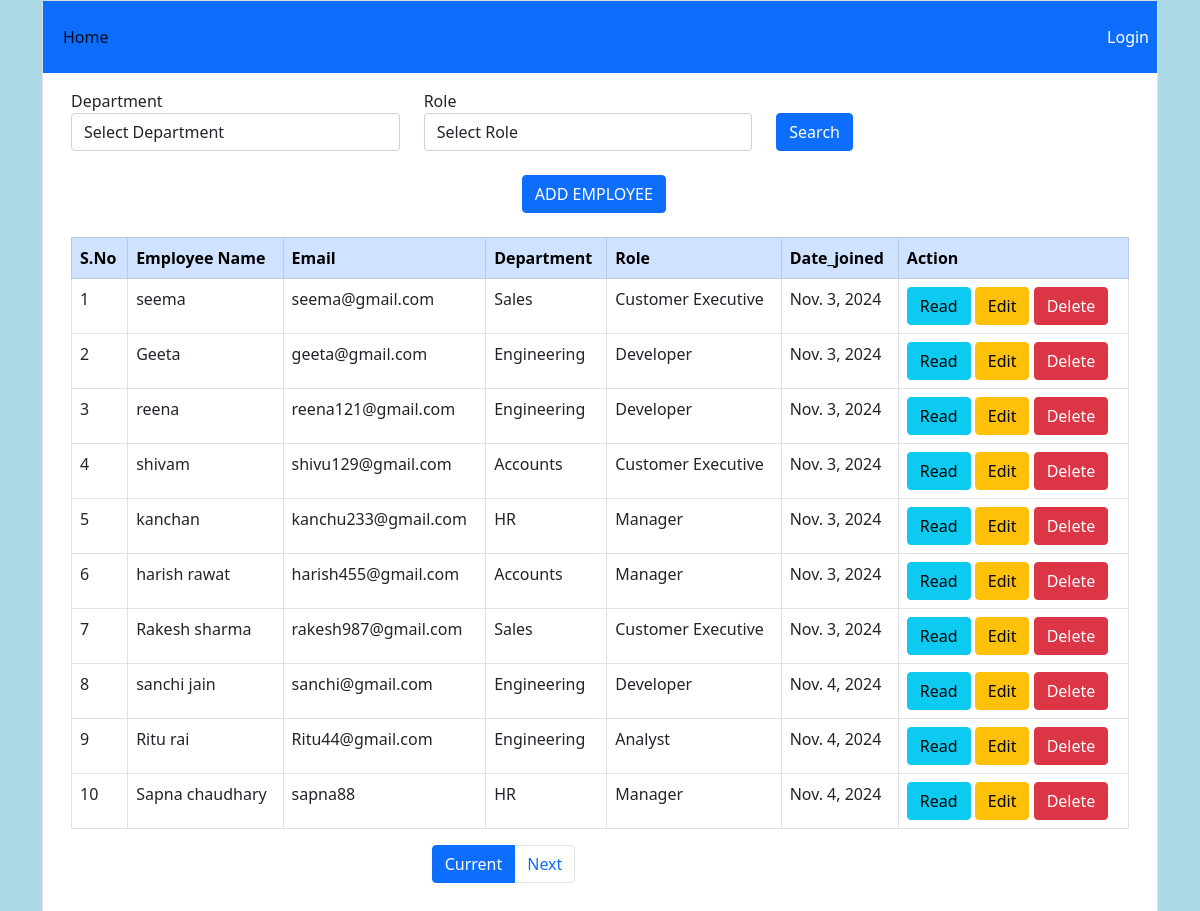
The page /emp/ind/ on the database its author committed.
### Employees/models.py (models this page shows)
class Emp(models.Model):
    name=models.CharField(max_length=100)
    email=models.CharField(max_length=300)
    department=models.CharField(max_length=100,choices=dept_choices,default=None)
    role=models.CharField(max_length=100,choices=role_choices,default=None)
    date_joined=models.DateField(auto_now_add=True)

### Employees/views.py (the view)
# urls.py: path("ind/",views.index,name="index"),
def index(request):
    employees_=Emp.objects.order_by("-id")
    department=request.GET.get('department')
    role=request.GET.get('role')
    employees_=Emp.objects.all()
    if department:
        employees_ = employees_.filter(department__icontains=department)
    if role:
        employees_ = employees_.filter(role__icontains=role)
    paginator=Paginator(employees_,10)
    page=request.GET.get('page')
    employees_=paginator.get_page(page)
    return render(request,"employees/index.html",{'employees_':employees_})

### Employees/templates/employees/index.html (shortened to what this page needs)
{% extends 'employees/base.html' %}
{% block body %}
    <div class="container">
        <div class="row">
        <form method="GET" class="row">
            <div class="col-md-4">
                <div class="form-group">
                    <label for="department">Department</label>
                    <select name="department" class="form-control" id="department">
                        <option value="">Select Department</option>
                    </select>
                </div>
            </div>
            <div class="col-md-4">
                <div class="form-group">
                    <label for="role">Role</label>
                    <select name="role" class="form-control" id="role">
                        <option value="">Select Role</option>
                    </select>
                </div>
            </div>
            <div class="col-md-4">
                <button type="submit" class="btn btn-primary mt-4">Search</button>
            </div>
        </form>
        </div>
        <br/>
        <div class="row">
            <div class="col-md-6 offset-md-5">
                <a href="{% url 'Employees:add' %}" class="btn btn-primary">ADD EMPLOYEE</a>
            </div>
        </div>
        <br/>
        <table class="table table-bordered">
            <thead>
                <tr class="table-primary">
                    <th>S.No</th>
                    <th>Employee Name</th>
                    <th>Email</th>
                    <th>Department</th>
                    <th>Role</th>
                    <th>Date_joined</th>
                    <th>Action</th>
                </tr>
            </thead>
            <tbody>
                {% for employee in employees_ %}
                <tr>
                    <td>{{ forloop.counter }}</td>
                    <td>{{ employee.name }}</td>
                    <td>{{ employee.email}}</td>
                    <td>{{ employee.department}}</td>
                    <td>{{ employee.role}}</td>
                    <td>{{ employee.date_joined}}</td>
                    <td>
                        <a href="{% url 'Employees:read' employee.id %}" class="btn btn-info">Read</a>
                        <a href="{% url 'Employees:update' employee.id  %}" class="btn btn-warning">Edit</a>
                        <a href="{% url 'Employees:delete' employee.id  %}" class="btn btn-danger">Delete</a>
                    </td>
                </tr>
                {% endfor %}
            </tbody>
        </table>
        <div class="row">
                <div class="col-md-3 offset-md-4">
                    <ul class="pagination">
                        <li class="page-item active">
                            <a class="page-link" href="?page={{employees_.number}}">Current</a>
                        </li>
                        {% if employees_.has_next %}
                            <li class="page-item">
                                <a class="page-link" href= "?page={{employees_.next_page_number}}">Next</a>
                            </li>
                        {% endif %}
                    </ul>
                </div>
            </div>
    </div>
{% endblock %}

### Employees/templates/employees/base.html (shortened to what this page needs)
{% load static %}
<!DOCTYPE html>
<html>
    <head>
        <link href="https://cdn.jsdelivr.net/npm/bootstrap@5.0.2/dist/css/bootstrap.min.css" rel="stylesheet">
        <link href="{% static 'employees/style.css' %}" rel="stylesheet">
    </head>
    <body>
        <div class="container">
            <div class="card">
                <div class="col-md-12">
                    <nav class="navbar navbar-expand-sm bg-primary navbar-light">
                        <div class="container-fluid">
                            <ul class="navbar-nav">
                                <li class="nav-item">
                                    <a class="nav-link active" href="#">Home</a>
                                </li>
                            </ul>
                        </div>
                        <div class="navbar">
                            {% if user.is_authenticated %}
                                <a class="navbar-item nav-link px-2 text-white" href="{% url 'logout' %}">Logout</a>
                                <a class="navbar-item nav-link px-2 text-white" href="{% url 'profile_page' %}">Profile</a>
                            {% else %}
                                <a class="navbar-item nav-link px-2 text-white" href="{% url 'login' %}">Login</a>
                            {% endif %}
                        </div>
                    </nav>
                </div>
                <div class="card-body">
                    {% block body %}
                    {% endblock %}
                </div>
            </div>
        </div>
    </body>
</html>

### Employees/static/employees/style.css (style rules this page uses)
body { background:lightblue; }

### rows shown on the page
Emp: name "seema", email "seema@gmail.com", department "Sales", role "Customer Executive", date_joined "Nov. 3, 2024"
Emp: name "Geeta", email "geeta@gmail.com", department "Engineering", role "Developer", date_joined "Nov. 3, 2024"
Emp: name "reena", email "reena121@gmail.com", department "Engineering", role "Developer", date_joined "Nov. 3, 2024"
Emp: name "shivam", email "shivu129@gmail.com", department "Accounts", role "Customer Executive", date_joined "Nov. 3, 2024"
Emp: name "kanchan", email "kanchu233@gmail.com", department "HR", role "Manager", date_joined "Nov. 3, 2024"
Emp: name "harish rawat", email "harish455@gmail.com", department "Accounts", role "Manager", date_joined "Nov. 3, 2024"
Emp: name "Rakesh sharma", email "rakesh987@gmail.com", department "Sales", role "Customer Executive", date_joined "Nov. 3, 2024"
Emp: name "sanchi jain", email "sanchi@gmail.com", department "Engineering", role "Developer", date_joined "Nov. 4, 2024"
Emp: name "Ritu rai", email "Ritu44@gmail.com", department "Engineering", role "Analyst", date_joined "Nov. 4, 2024"
Emp: name "Sapna chaudhary", email "sapna88", department "HR", role "Manager", date_joined "Nov. 4, 2024"
